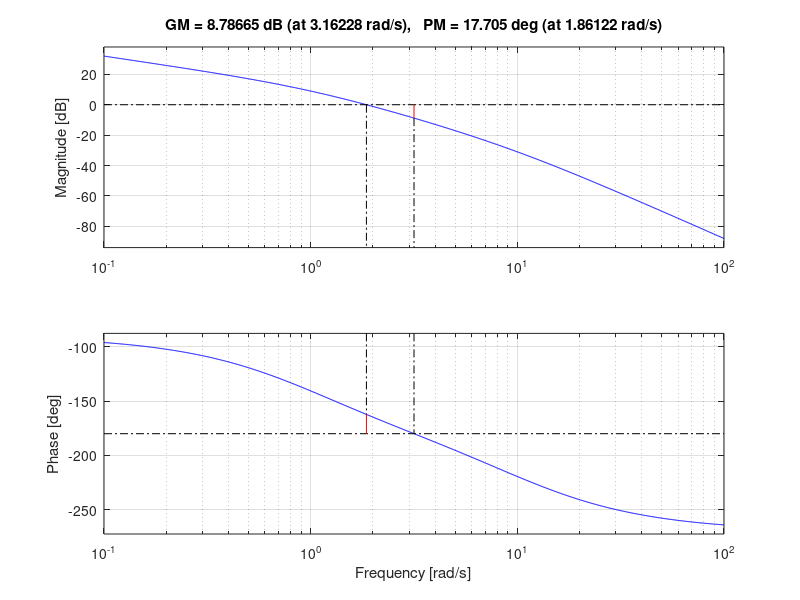
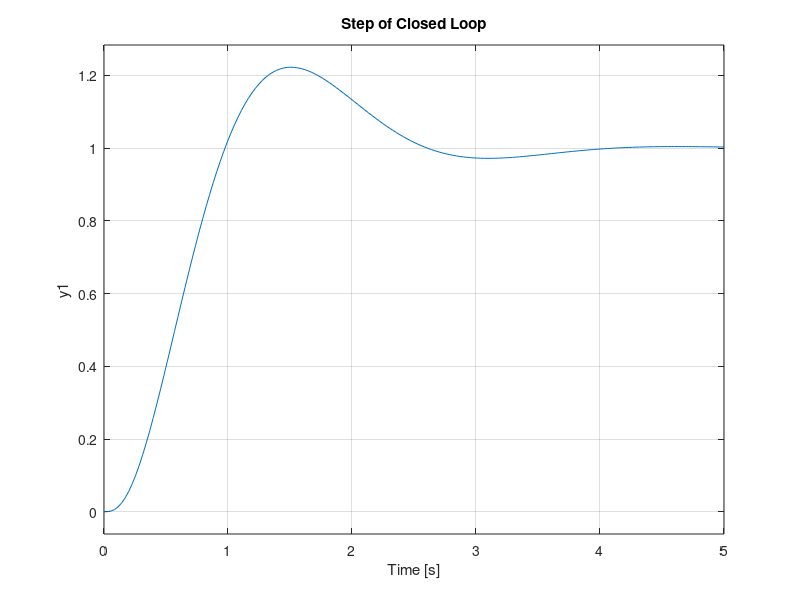
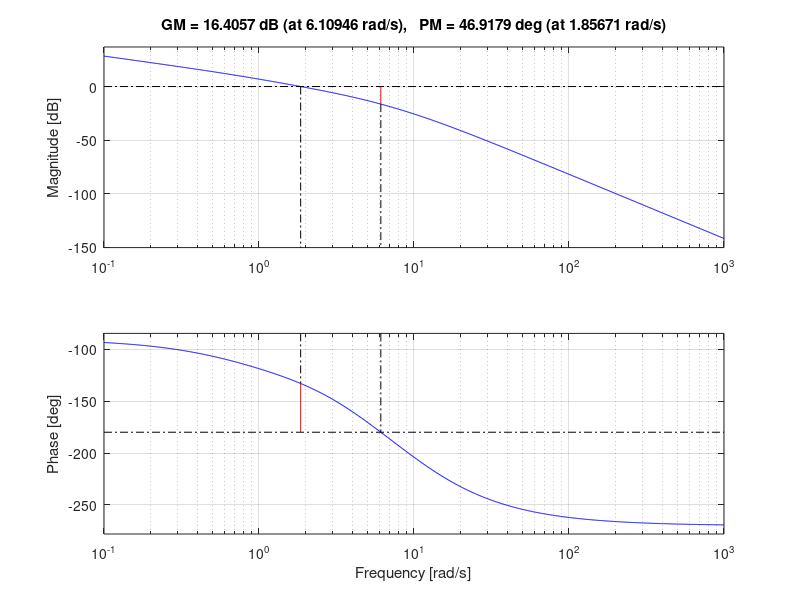
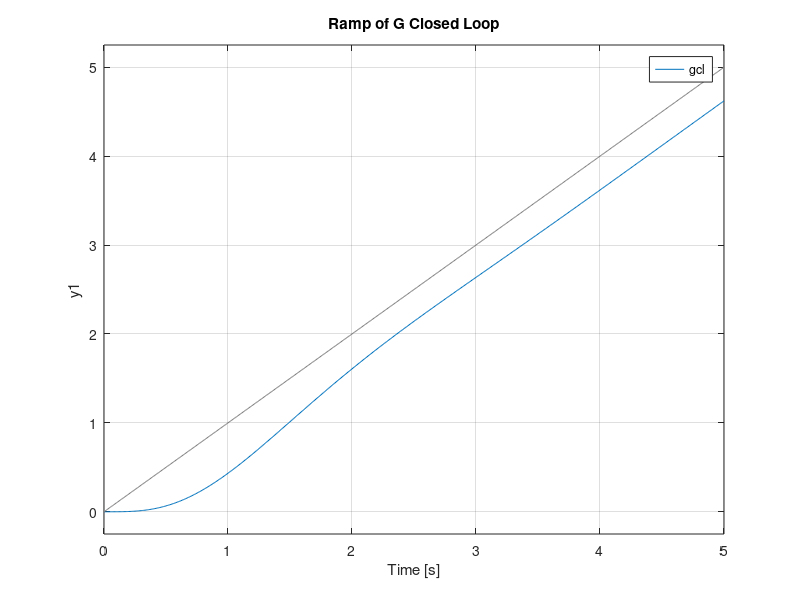

These charts were generated, in order, by the following MATLAB code:
clc; close all;
gs=tf([4],[.1 1.1 1 0])
figure
margin(gs)
%title('Bode of Gs')
gc=tf(2*[1 1.433],[1 4.3301])
gcp=series(gs,gc)
gcl=feedback(gcp,1)
figure
step(gcl)
title('Step of Closed Loop')
t=0:.01:5;
figure
margin(gcp)
%title('Bode of Gc*Gs')
figure
lsim(gcl,t,t)
title('Ramp of G Closed Loop')
